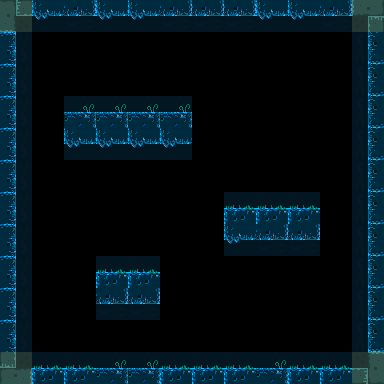

The image is a tile-based game level rendered from a .tmx file. Its description and source (layers, tilesets, objects; grid data summarised) follow:
An orthogonal 12x12 tile map with 32x32 px tiles, 1 tile layer (Tile Layer 1) and 4 objects.

<map version="1.9" tiledversion="1.9.2" orientation="orthogonal" renderorder="right-down" width="12" height="12" tilewidth="32" tileheight="32" infinite="0" nextlayerid="3" nextobjectid="6">
 <tileset firstgid="1" source="tiles/level1.tsx" />
 <layer id="1" name="Tile Layer 1" width="12" height="12">
  <data>[144 cells, 62 non-empty, 5 distinct tile ids]</data>
 </layer>
 <objectgroup id="2" name="Object Layer 1">
  <object id="1" x="16.7785" y="16.7785">
   <polygon points="0,0 -1.34228,351.007 351.678,351.007 351.678,-1.34228" />
  </object>
  <object id="3" x="65.1007" y="112.752" width="128.188" height="28.8591" />
  <object id="4" x="223.49" y="208.725" width="97.9866" height="30.2013" />
  <object id="5" x="95.9732" y="273.826" width="63.7584" height="30.8725" />
 </objectgroup>
</map>
